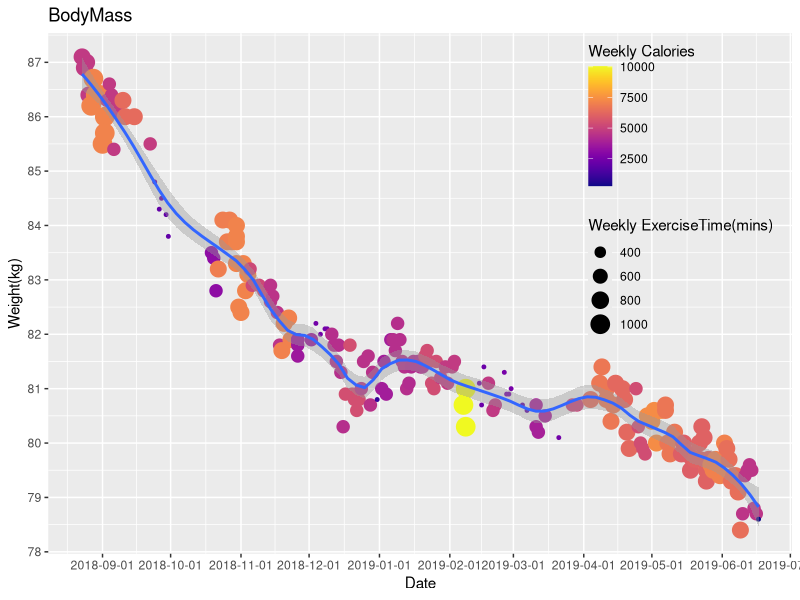

The R script that drew this image:
## ---- chunk 1
library(readr)
library(ggplot2)
library(viridis)
myweight <- read_csv("myweight.csv", col_types = cols(Date = col_datetime(format = "%Y-%m-%d"), 
    ExerciseTimeLevel = col_factor(levels = c("250", 
        "500", "750", "1000"))))
## ---- chunk 2
ggplot(myweight, aes(Date, Weight)) + geom_point(aes(color=Calories, size=ExerciseTime)) + geom_smooth(method='loess', span=0.2) + scale_color_viridis('Weekly Calories', option='plasma') + scale_size(name='Weekly ExerciseTime(mins)') + theme(legend.position = c(0.85, 0.7), legend.background = element_rect(fill=alpha('grey', 0))) + ylab('Weight(kg)') + labs(title='BodyMass') + scale_y_continuous(breaks=seq(round(min(myweight$Weight), 0), round(max(myweight$Weight), 0) + 1, 1)) + scale_x_datetime(date_breaks = 'month')
